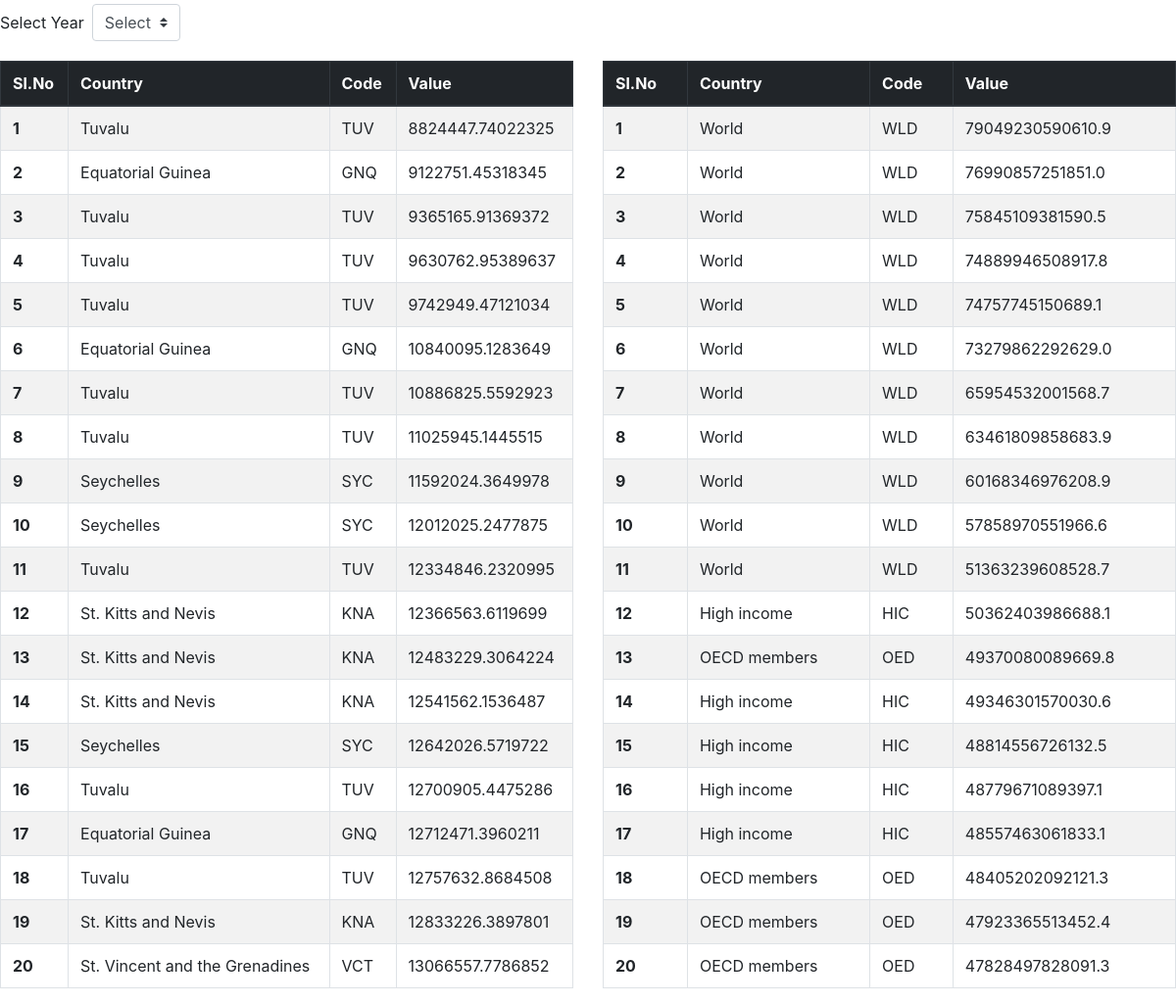
Screenshot of /gdp/ with the database file from the repository.
### gdp/models.py (models this page shows)
class CGDP(models.Model):
    name = models.TextField()
    code = models.CharField(max_length=10)
    year = models.IntegerField()
    value = models.FloatField()

### gdp/views.py (the view)
class ListCountries(View):
    def get(self, request):
        top_countries = CGDP.objects.all().order_by('value')[:20]
        bottom_countries = CGDP.objects.all().order_by('-value')[:20]
        years = CGDP.objects.all().order_by('-year').values_list('year',flat=True).distinct()
        return render(request, 'list_countries.html', context={'top_countries': top_countries, 'bottom_countries': bottom_countries,'years':years})

### gdp/templates/list_countries.html (shortened to what this page needs)
<head>
    <link rel="stylesheet" href="https://stackpath.bootstrapcdn.com/bootstrap/4.1.0/css/bootstrap.min.css">
</head>
<body>
    <form class="form-inline">
        <label class="my-1 mr-2" for="selectYear">Select Year</label>
        <select class="custom-select my-1 mr-sm-2" id="selectYear">
            <option selected>Select</option>
        </select>
    </form>
    <div class="row">
    <div class="col s4">
    <div class="table-responsive">
    <table class="table table-striped table-bordered table-hover">
        <thead class="thead-dark">
            <th scope="col">Sl.No</th>
            <th scope="col">Country</th>
            <th scope="col">Code</th>
            <th scope="col">Value</th>
        </thead>
        <tbody>
            {% for country in top_countries %}
            <tr>
                <th scope="row">{{forloop.counter}}</th>
                <td>{{country.name}}</td>
                <td>{{country.code}}</td>
                <td>{{country.value}}</td>
            </tr>
            {% endfor %}
        </tbody>
    </table>
    </div>
    </div>
    <div class="col s4">
    <div class="table-responsive">
    <table class="table table-striped table-bordered table-hover">
        <thead class="thead-dark">
            <th scope="col">Sl.No</th>
            <th scope="col">Country</th>
            <th scope="col">Code</th>
            <th scope="col">Value</th>
        </thead>
        <tbody>
            {% for country in bottom_countries %}
            <tr>
                <th scope="row">{{forloop.counter}}</th>
                <td>{{country.name}}</td>
                <td>{{country.code}}</td>
                <td>{{country.value}}</td>
            </tr>
            {% endfor %}
        </tbody>
    </table>
    </div>
    </div>
    </div>
</body>

### rows the page displays
CGDP: name "World", code "WLD", value "79049230590610.9"
CGDP: name "World", code "WLD", value "76990857251851.0"
CGDP: name "World", code "WLD", value "75845109381590.5"
CGDP: name "World", code "WLD", value "74889946508917.8"
CGDP: name "World", code "WLD", value "74757745150689.1"
CGDP: name "World", code "WLD", value "73279862292629.0"
CGDP: name "World", code "WLD", value "65954532001568.7"
CGDP: name "World", code "WLD", value "63461809858683.9"
CGDP: name "World", code "WLD", value "60168346976208.9"
CGDP: name "World", code "WLD", value "57858970551966.6"
CGDP: name "World", code "WLD", value "51363239608528.7"
CGDP: name "High income", code "HIC", value "50362403986688.1"
CGDP: name "OECD members", code "OED", value "49370080089669.8"
CGDP: name "High income", code "HIC", value "49346301570030.6"
CGDP: name "High income", code "HIC", value "48814556726132.5"
CGDP: name "High income", code "HIC", value "48779671089397.1"
CGDP: name "High income", code "HIC", value "48557463061833.1"
CGDP: name "OECD members", code "OED", value "48405202092121.3"
CGDP: name "OECD members", code "OED", value "47923365513452.4"
CGDP: name "OECD members", code "OED", value "47828497828091.3"
